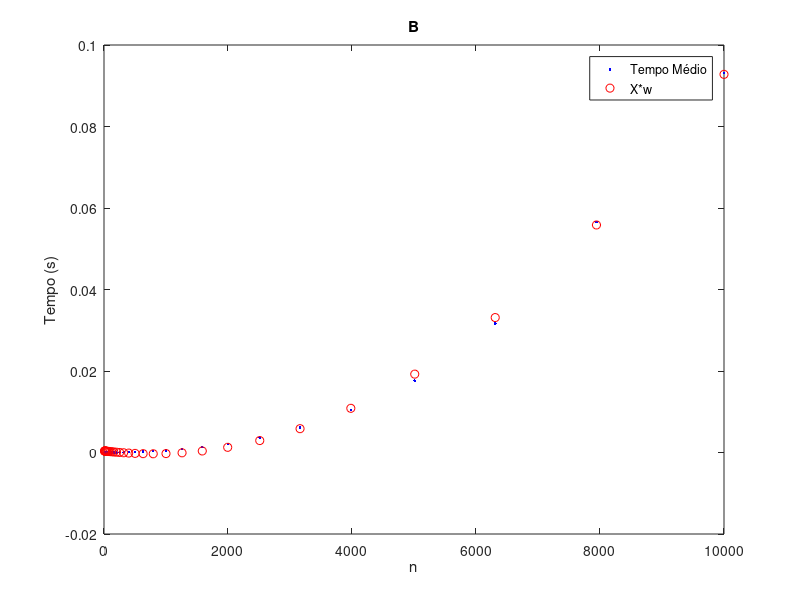
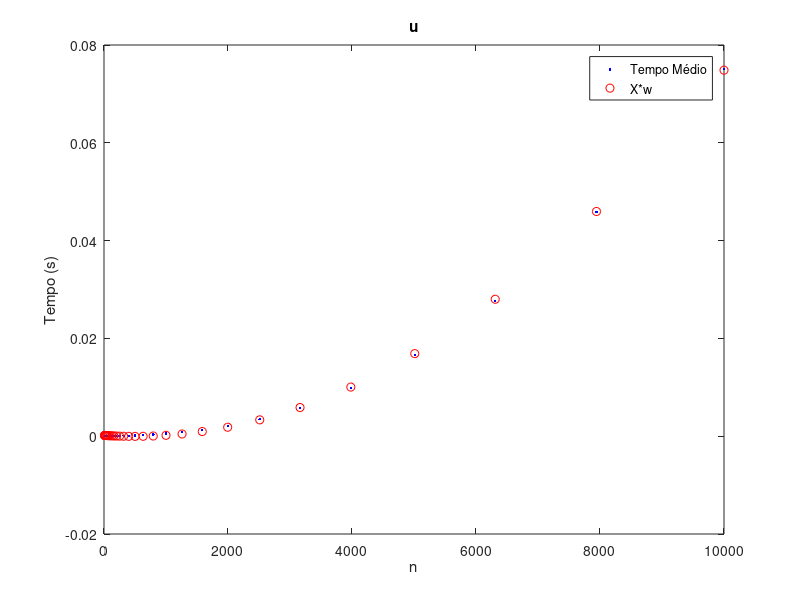
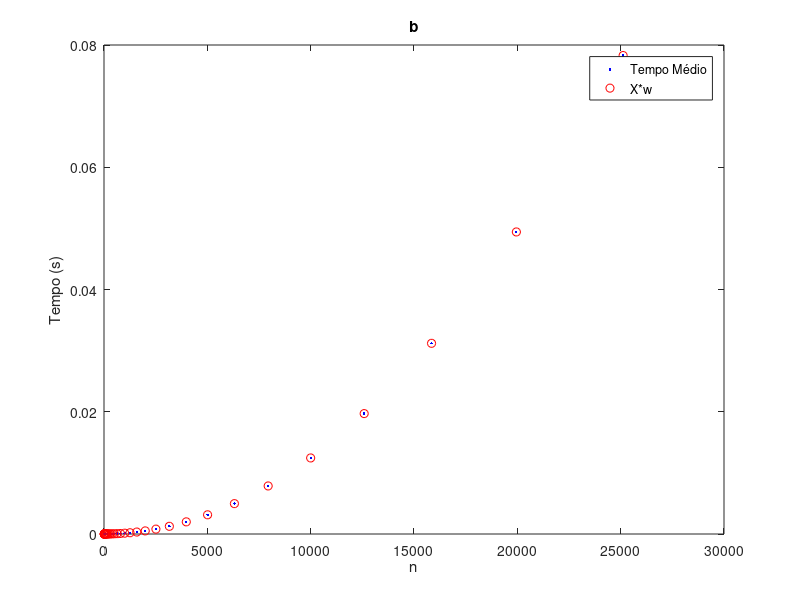
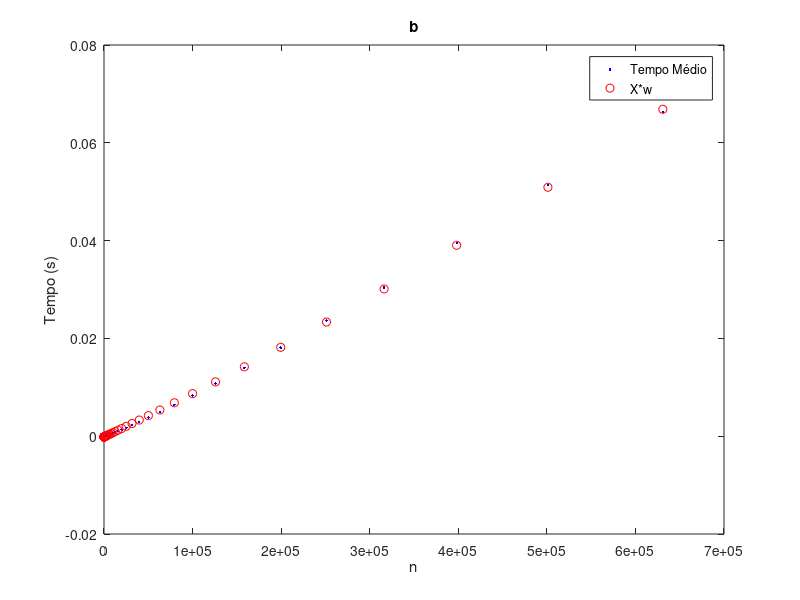

Here is the MATLAB script that generated these plots, in order:
clear all; close all; clc;

% A parte do codigo sobre "Least Square Fit" foi retirado dos slides das
% disciplina (Pag.141) a data de 14/01/2021

% Visto que o primeiro valor de n de cada rotina que aparece no
% n_and_average_time.txt é sempre 10, encontramos assim um fator
% diferenciador para saber quando os valores de uma determinada rotina
% acabaram e devemos comecar outra


avg_time = load("n_and_average_time.txt");

indiceDeComeco = find(avg_time(:,1) == 10);
sizeAvg = size(avg_time);
indiceDeComeco(end+1) = sizeAvg(1);  
nomesRotinas = ["Bubble Sort" , "Shaker Sort", "Insertion Sort" , "Shell Sort" , "Quick Sort" , "Merge Sort" , "Heap Sort" , "Rank Sort", "Selection Sort"];


for i = 1:(length(indiceDeComeco) - 1)
    
    j = indiceDeComeco(i);
    seguinte = indiceDeComeco(i + 1);
    x = avg_time(j:seguinte,1);     % extract the first column
    y = avg_time(j:seguinte , 2);   % extract the second column
    X = [ x.^2, x, 0*x+1 ];         % build the X matrix
    w = pinv(X)*y;                  % optimal solution (could also be written as w = X \ y;)
    e = y-X*w;
    format long;
    norm(e);
    
    figure(i);
    plot(x,y,'.b',x,X*w,'or');      % plot the original data and its best least squares approximation
    title(nomesRotinas(i));
    xlabel("n");
    ylabel("Tempo (s)");
    legend('Tempo Médio','X*w')
  
end